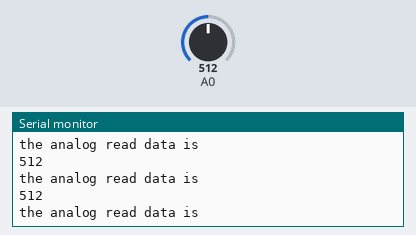
Bench run of a sketch on a simulated Arduino Uno, built with avr-gcc and run on an emulated ATmega328P. Shown: the last lines printed to the serial monitor. Inputs (shaded band) come from the test bench; at power-on: A0 = 512.

Above: at 1.2 s.
1.3 s: A0 set to 11
At 2.3 s:
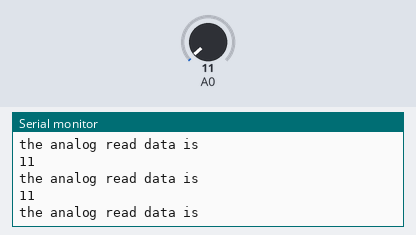
4.3 s: A0 set to 8
At 5.0 s:
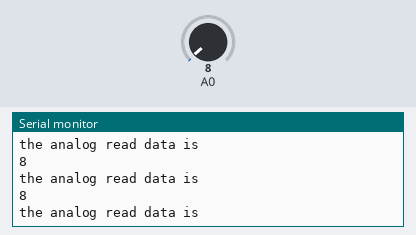
10.3 s: A0 set to 1009
At 11.2 s:
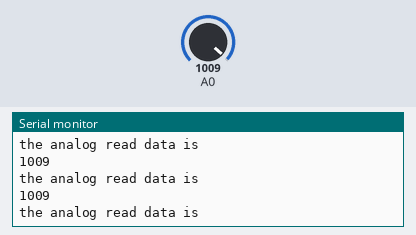
13.3 s: A0 set to 984
At 14.4 s:
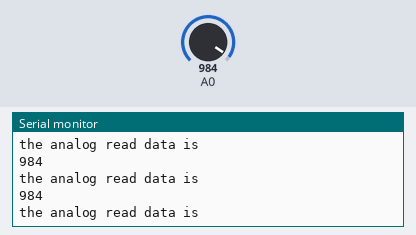
Timing chart, 0 to 16.3 s (numbered marks = the images above; inputs shaded):
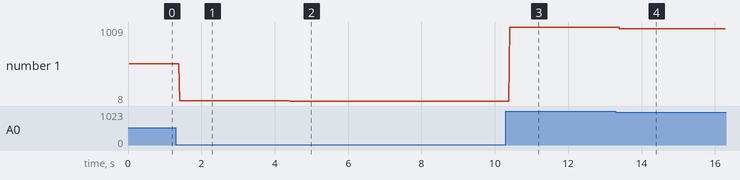

The sketch:

test.ino.ino
```cpp
#include <math.h>
const int thresholdValue = 150;
const int ledPin = 4;
void setup() {
  // put your setup code here, to run once:
  Serial.begin(9600);
}

void loop() {
  // put your main code here, to run repeatedly:
  int LSValue = analogRead(0);
  if(LSValue < thresholdValue) {
    digitalWrite(ledPin, HIGH);
  }
  else {
    digitalWrite(ledPin,LOW);
  }
  Serial.println("the analog read data is ");
  Serial.println(LSValue);

}
```

Measured:
- after the input at 1.3 s, the serial monitor: prints a new line after 0.11 s (image 1)
- after the input at 4.3 s, the serial monitor: prints a new line after 0.11 s (image 2)
- after the input at 10.3 s, the serial monitor: prints a new line after 0.11 s (image 3)
- after the input at 13.3 s, the serial monitor: prints a new line after 0.11 s (image 4)
- plotted number 1: 512 → 11 after the input at 1.3 s, 11 → 8 after the input at 4.3 s, 8 → 1009 after the input at 10.3 s, 1009 → 984 after the input at 13.3 s
